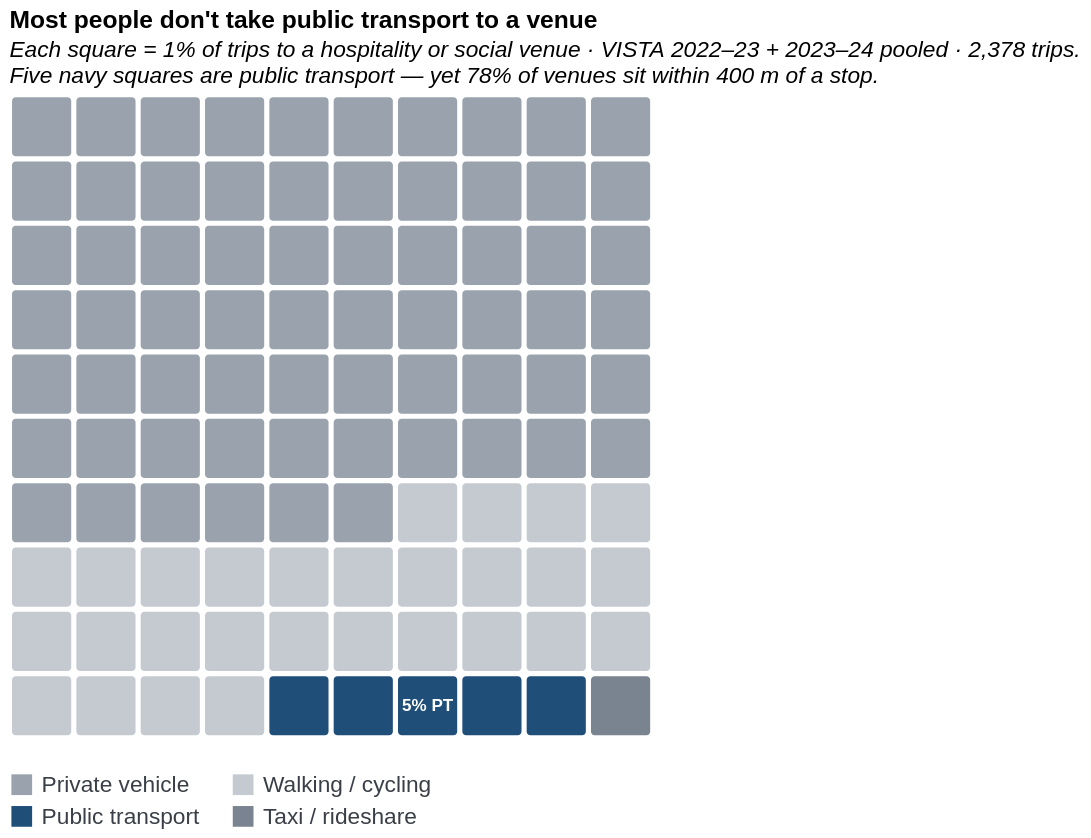

Write a Vega-Lite specification for this figure.
### Vega-Lite specification from a JSON file in a GitHub repository (floating-point values rounded to 4 significant figures)
{"$schema": "https://vega.github.io/schema/vega-lite/v5.json", "description": "Chart 21 — Waffle unit chart: 100 squares each = 1 percentage point of trips to a hospitality or social venue by main mode. VISTA 2022-23 + 2023-24 pooled, 2,378 surveyed trips. Each square is generated inline via a sequence transform — no CSV required. Five navy squares (indices 94–98) are public transport (5.3% rounded to 5), sitting in the bottom-right of the grid against a sea of grey (66 car squares) and light-grey (28 walking squares). The visual makes the 5-vs-66 asymmetry visceral rather than merely numerical. The proximity paradox hook ('yet 78% of venues sit within 400 m of a stop') is embedded in subtitle line 2. Data: VISTA, DTP Victoria, CC BY 4.0; derived by scripts/derive_hospitality_modes.py.", "title": {"text": "Most people don't take public transport to a venue", "subtitle": ["Each square = 1% of trips to a hospitality or social venue · VISTA 2022–23 + 2023–24 pooled · 2,378 trips.", "Five navy squares are public transport — yet 78% of venues sit within 400 m of a stop."], "anchor": "start", "subtitleFontStyle": "italic"}, "width": {"step": 34}, "height": {"step": 34}, "data": {"sequence": {"start": 0, "stop": 100, "as": "index"}}, "transform": [{"calculate": "datum.index % 10", "as": "col"}, {"calculate": "floor(datum.index / 10)", "as": "row"}, {"calculate": "datum.index < 66 ? 'Private vehicle' : datum.index < 94 ? 'Walking / cycling' : datum.index < 99 ? 'Public transport' : 'Taxi / rideshare'", "as": "mode_group"}, {"calculate": "datum.mode_group == 'Private vehicle' ? '65.7%' : datum.mode_group == 'Walking / cycling' ? '27.5%' : datum.mode_group == 'Public transport' ? '5.3%' : '1.2%'", "as": "share_label"}], "layer": [{"mark": {"type": "rect", "cornerRadius": 2}, "encoding": {"x": {"field": "col", "type": "ordinal", "title": null, "axis": null, "scale": {"paddingInner": 0.08, "paddingOuter": 0.04}}, "y": {"field": "row", "type": "ordinal", "title": null, "axis": null, "scale": {"paddingInner": 0.08, "paddingOuter": 0.04}}, "color": {"field": "mode_group", "type": "nominal", "title": null, "scale": {"domain": ["Private vehicle", "Walking / cycling", "Public transport", "Taxi / rideshare"], "range": ["#9aa3ad", "#c5cad0", "#1f4e79", "#7a8390"]}, "legend": {"orient": "bottom", "columns": 2, "labelFontSize": 12, "labelColor": "#3a3f47", "symbolSize": 120, "columnPadding": 16, "rowPadding": 4}}, "tooltip": [{"field": "mode_group", "title": "Mode"}, {"field": "share_label", "title": "Share of trips"}]}}, {"description": "Direct label on the five navy PT squares — makes the 5% figure readable without consulting the legend.", "transform": [{"filter": "datum.index == 96"}], "mark": {"type": "text", "align": "center", "baseline": "middle", "fontSize": 9, "fontWeight": "bold", "color": "white", "text": "5% PT"}, "encoding": {"x": {"field": "col", "type": "ordinal", "scale": {"paddingInner": 0.08, "paddingOuter": 0.04}}, "y": {"field": "row", "type": "ordinal", "scale": {"paddingInner": 0.08, "paddingOuter": 0.04}}}}], "config": {"view": {"stroke": null}, "axis": {"labelColor": "#3a3f47", "titleColor": "#3a3f47"}}}
